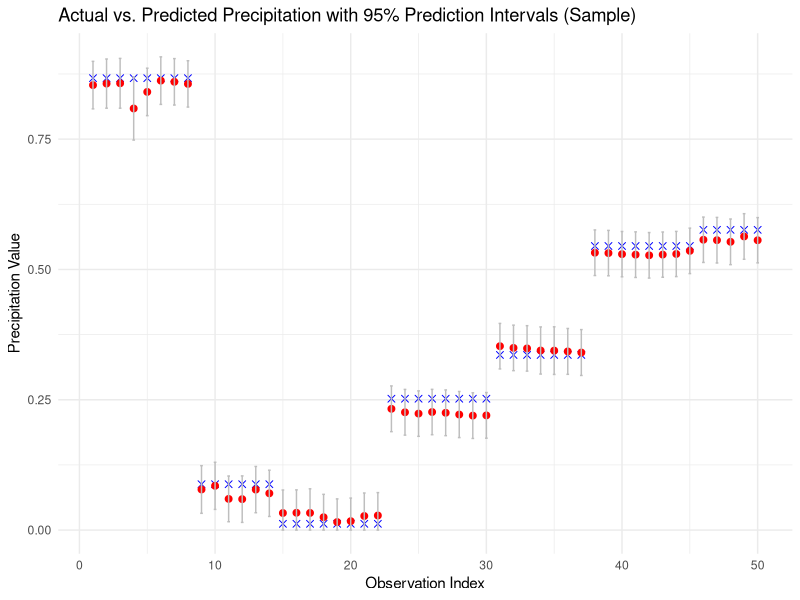

Source code (R):
library(dplyr)
library(ggplot2) # Included for potential visualization of predictions later

# 2. Loading the dataset
hourly_weather_data_final <- read.csv("hourly_weather_data_final.csv")

# 3. Data Preprocessing and Feature Selection
hourly_weather_data_final$datetime <- as.Date(hourly_weather_data_final$datetime)

# Select numerical independent variables (features) for 'precip'.
# We avoid variables directly related to 'precip' deviations or 'precipprob'
# as these are derived or highly correlated with the dependent variable.

#use relevant attributes
selected_features <- hourly_weather_data_final %>%
  select(temp, dew, humidity, windgust, windspeed, winddir, pressure,
         cloudcover, visibility, solarradiation, uvindex, severerisk,
         hours_temp, hours_humidity, hours_windgust, hours_windspeed,
         hours_winddir, hours_pressure, hours_visibility, hours_cloudcover,
         hours_solarradiation, hours_severerisk, precip) %>%
  #remove NAs
  na.omit() 

# 4. Data Splitting (70-30 split for training and testing)
set.seed(123) # for reproducibility

# Determine the number of rows for training data (70%)

train_rows <- sample(1:nrow(selected_features), size = 0.7 * nrow(selected_features))
training_data <- selected_features[train_rows, ]
testing_data <- selected_features[-train_rows, ]

cat("Training data dimensions:", dim(training_data), "\n")
cat("Testing data dimensions:", dim(testing_data), "\n")

# 5. Linear Regression Model Creation
# The dependent variable is 'precip'
# We'll use all other selected features as independent variables using the '.' notation

#train data
model_lm <- lm(precip ~ ., 
               data = training_data)

# Summary of the model (provides coefficients, p-values, R-squared for the training set)
cat("\n--- Linear Regression Model Summary (Training Data) ---\n")
print(summary(model_lm))

# 6. Model Prediction on Test Set and Obtaining Prediction Intervals
# Predict 'precip' values on the testing data and calculate prediction intervals.
# 'interval = "prediction"' provides prediction intervals for new observations,
# which account for both the uncertainty in the estimated mean and the random error.
# 'level = 0.95' indicates a 95% prediction interval.
predictions_with_intervals <- predict(model_lm, newdata = testing_data, interval = "prediction", level = 0.95)

# Ensure predictions (and their lower bounds) are non-negative, as precipitation cannot be negative
predictions_with_intervals[predictions_with_intervals < 0] <- 0

# Combine actual values with predictions and their intervals for clarity
results_with_intervals <- data.frame(
  Actual_precip = testing_data$precip,
  Predicted_precip = predictions_with_intervals[, "fit"],
  Lower_Bound_95CI = predictions_with_intervals[, "lwr"],
  Upper_Bound_95CI = predictions_with_intervals[, "upr"]
)

cat("\n--- Sample of Predicted Precipitation with 95% Prediction Intervals (Test Set) ---\n")
# Display the first few rows to show the structure
print(head(results_with_intervals))

# 7. Interpreting Confidence Values (Prediction Intervals)
cat("\n--- Interpreting Confidence Values from Prediction Intervals ---\n")
cat("For each prediction on the test set, the output includes:\n")
cat(" - 'Predicted_precip': The point estimate of precipitation.\n")
cat(" - 'Lower_Bound_95CI': The lower bound of the 95% prediction interval.\n")
cat(" - 'Upper_Bound_95CI': The upper bound of the 95% prediction interval.\n\n")
cat("A 95% prediction interval means that we are 95% confident that the *actual* precipitation\n")
cat("for a new observation (with the given predictor values) will fall within this range.\n")
cat("A narrower interval indicates a more precise (or 'confident') prediction.\n")
cat("Conversely, a wider interval suggests more uncertainty in the individual prediction.\n\n")
cat("These intervals are the 'confidence values' for individual predictions in a regression context.\n")
cat("Unlike classification, where confidence might be a probability score, for regression,\n")
cat("confidence is expressed as a range within which the true value is likely to lie.\n")

# Optional: Visualize a subset of predictions with their intervals
# This helps in understanding the spread of the intervals.
ggplot(head(results_with_intervals, 50), aes(x = 1:50)) +
  geom_point(aes(y = Actual_precip), color = "blue", size = 2, shape = 4) +
  geom_point(aes(y = Predicted_precip), color = "red", size = 2) +
  geom_errorbar(aes(ymin = Lower_Bound_95CI, ymax = Upper_Bound_95CI),
                width = 0.2, color = "gray") +
  labs(title = "Actual vs. Predicted Precipitation with 95% Prediction Intervals (Sample)",
       x = "Observation Index",
       y = "Precipitation Value") +
  scale_color_manual(name = "Value", values = c("Actual" = "blue", "Predicted" = "red")) +
  theme_minimal()